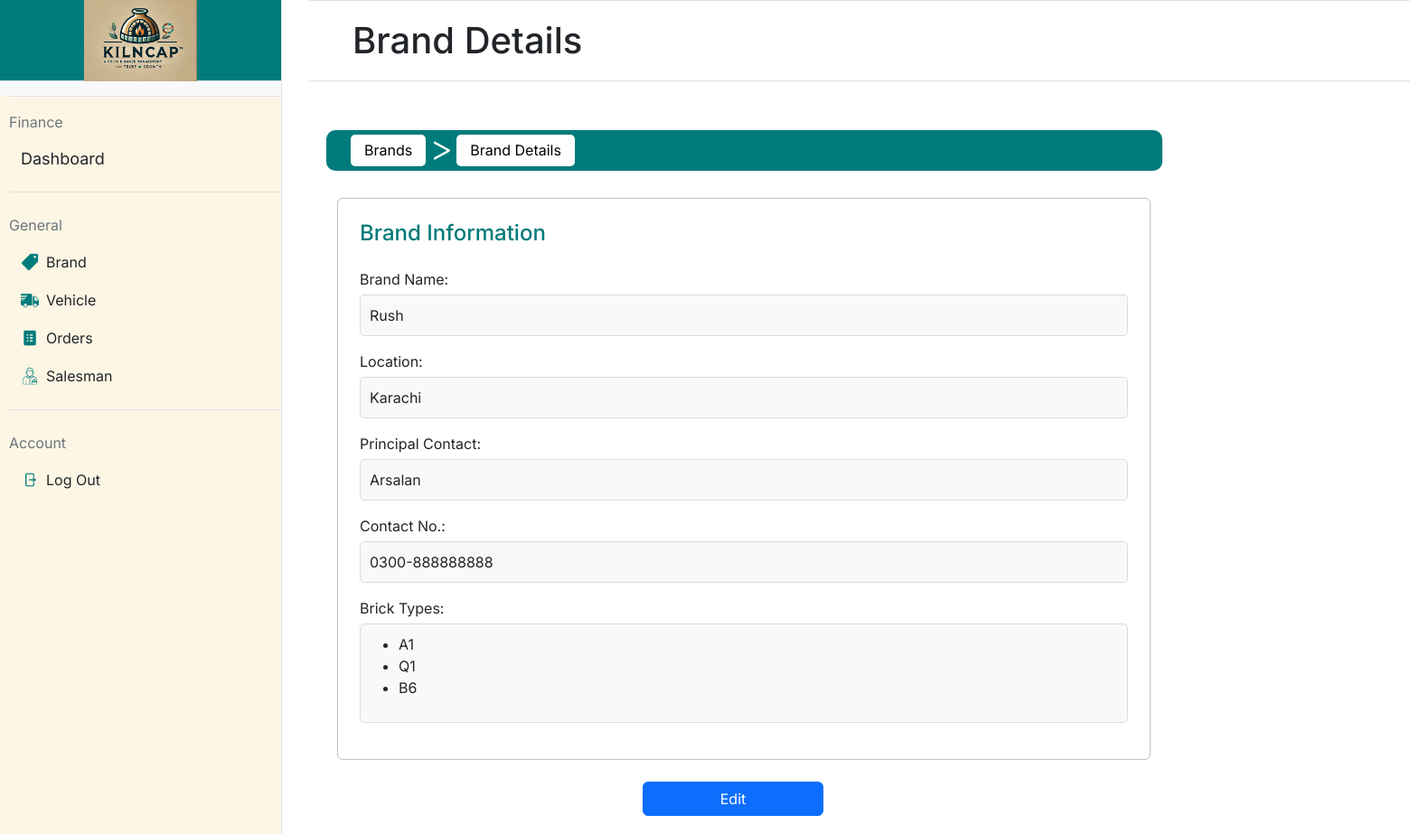
The page /brand/2 on the database its author committed.
### app.py (models this page shows, shortened)
class Brand(db.Model):
    __tablename__ = 'brands'
    id = db.Column(db.Integer, primary_key=True, autoincrement=True)
    name = db.Column(db.String(30), nullable=False)
    location = db.Column(db.String(100), nullable=False)
    contact_no = db.Column(db.String(12), unique=True, nullable=False)
    principal_contact = db.Column(db.String(12), nullable=False)
    brick_types = db.relationship('BrickType', backref='brand', cascade="all, delete-orphan")

class BrickType(db.Model):
    __tablename__ = 'brick_types'
    id = db.Column(db.Integer, primary_key=True, autoincrement=True)
    type_name = db.Column(db.String(50), nullable=False)
    brand_id = db.Column(db.Integer, db.ForeignKey('brands.id'), nullable=False)  # Foreign key to Brand
    __table_args__ = (
        db.UniqueConstraint('type_name', 'brand_id', name='unique_brick_type_per_brand'),
    )

### app.py (the view)
@app.route('/brand/<int:brand_id>', methods=['GET'])
def brand_details(brand_id):
    brand = Brand.query.get_or_404(brand_id)  # Fetch the brand by ID or return 404 if not found
    return render_template('brand_details.html', brand=brand)

### templates/brand_details.html (shortened to what this page needs)
{% extends "base.html" %}
{% block mainheading %}
Brand Details
{% endblock %}
{% block maincontent %}
<nav class="navbar navbar-expand-lg"
    style="background-color: #007b7b; border-radius: 10px; padding: 5px 15px; height: 45px; width: 925px;">
    <div class="container-fluid d-flex align-items-center">
        <div class="collapse navbar-collapse" id="navbarNav">
            <ul class="navbar-nav d-flex align-items-center">
                <li class="nav-item">
                    <a class="nav-link text-black"
                        href="{{ url_for('brand') }}"
                        style="background-color: white; color: black; border-radius: 5px; padding: 5px 15px; height: 35px; line-height: 25px; transition: all 0.3s ease; text-decoration: none;"
                        onmouseover="this.style.backgroundColor='#f0f0f0'; this.style.color='white';"
                        onmouseout="this.style.backgroundColor='white'; this.style.color='black';">Brands</a>
                </li>
                <li class="mx-1"
                    style="color: white;padding-bottom: 5px; font-size: 40px; font-weight:300">&gt;</li>
                <li class="nav-item">
                    <a class="nav-link text-black" href="#"
                        style="background-color: white; color: black; border-radius: 5px; padding: 5px 15px; height: 35px; line-height: 25px; text-decoration: none;">Brand
                        Details</a>
                </li>
            </ul>
        </div>
    </div>
</nav>
<div class="container-fluid" required style="margin-top: 30px;">
    <div class="border border-secondary rounded p-4"
        style="max-width: 100%; min-width: 300px;max-width: 900px; border-color: silver !important;">
        <div class="card-body">
            <h4 class="card-title mb-4" style="color: #007b7b;">Brand
                Information</h4>
            <div class="mb-3">
                <label class="form-label"
                    style="margin-bottom: 5px;">Brand Name:</label>
                <div
                    style="background-color: #f9f9f9; padding: 10px; border-radius: 5px; border: 1px solid #dcdcdc;">
                    {{ brand.name }}
                </div>
            </div>
            <div class="mb-3">
                <label class="form-label"
                    style="margin-bottom: 5px;">Location:</label>
                <div
                    style="background-color: #f9f9f9; padding: 10px; border-radius: 5px; border: 1px solid #dcdcdc;">
                    {{ brand.location }}
                </div>
            </div>
            <div class="mb-3">
                <label class="form-label" style="margin-bottom: 5px;">Principal
                    Contact:</label>
                <div
                    style="background-color: #f9f9f9; padding: 10px; border-radius: 5px; border: 1px solid #dcdcdc;">
                    {{ brand.principal_contact }}
                </div>
            </div>
            <div class="mb-3">
                <label class="form-label" style="margin-bottom: 5px;">Contact
                    No.:</label>
                <div
                    style="background-color: #f9f9f9; padding: 10px; border-radius: 5px; border: 1px solid #dcdcdc;">
                    {{ brand.contact_no }}
                </div>
            </div>
            <div class="mb-3">
                <label class="form-label" style="margin-bottom: 5px;">Brick
                    Types:</label>
                <div
                    style="background-color: #f9f9f9; padding: 10px; border-radius: 5px; border: 1px solid #dcdcdc;">
                    {% if brand.brick_types %}
                    <ul>
                        {% for brick in brand.brick_types %}
                        <li>{{ brick.type_name }}</li>
                        {% endfor %}
                    </ul>
                    {% else %}
                    <p>No brick types available for this brand.</p>
                    {% endif %}
                </div>
            </div>
        </div>
    </div>
</div>
<div class="mt-4">
    <a href="{{ url_for('edit_brand', brand_id=brand.id) }}"
        class="btn btn-primary"
        style="width: 200px; margin-top: 0px;margin-left: 350px; margin-bottom: 20px">Edit</a>
</div>
{% endblock %}

### static/styles.css (style rules this page uses)
body { font-family: "Inter"; margin: 0; height: 100vh; display: flex; }

### rows shown on the page
Brand: name "Rush", location "Karachi", principal_contact "Arsalan", contact_no "0300-888888888"
BrickType: type_name "A1"
BrickType: type_name "Q1"
BrickType: type_name "B6"
